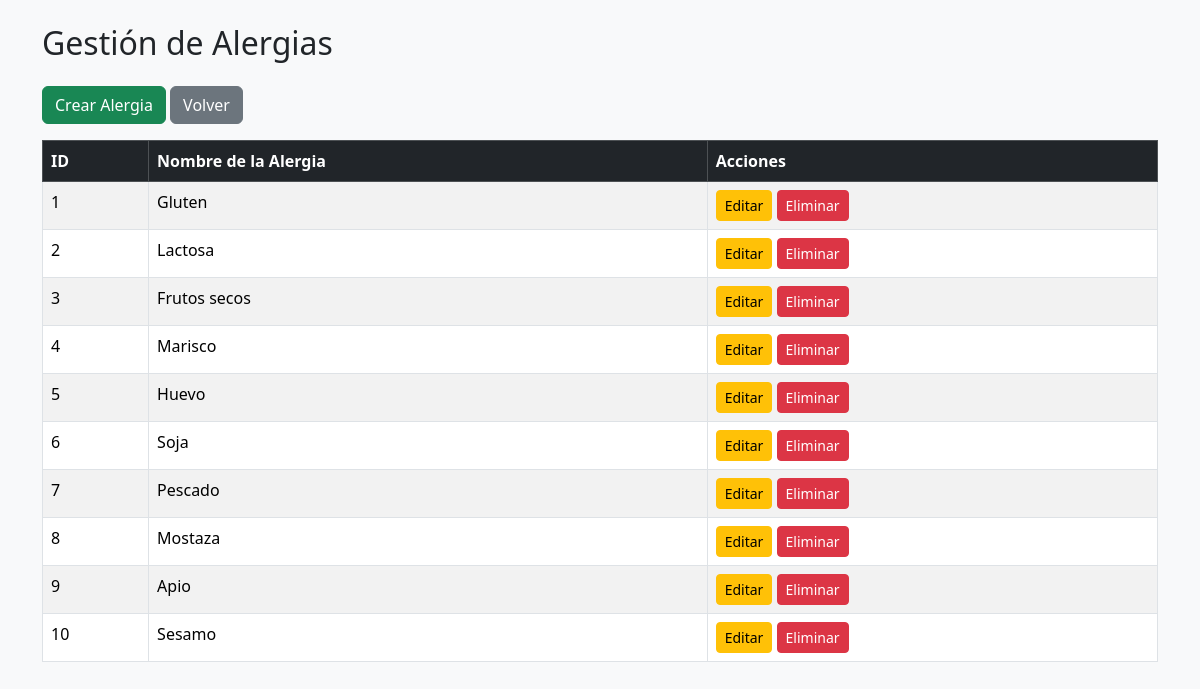
The app's page /alergia_listar.php (signed in) with its own data.
### tables this page shows
CREATE TABLE `alergia` (
  `Id_alergia` int(11) NOT NULL,
  `nombre_alergia` varchar(100) DEFAULT NULL
);

### alergia_listar.php (the view, shortened to what this page needs)
<?php
require_once "conexion.php";
$sql = "SELECT * FROM alergia";
$resultado = $conn->query($sql);
?>
<!DOCTYPE html>
<html>
<head>
    <link rel="stylesheet" href="https://cdn.jsdelivr.net/npm/bootstrap@5.3.2/dist/css/bootstrap.min.css">
</head>
<body class="bg-light">
<div class="container mt-4">
    <h2 class="mb-4">Gestión de Alergias</h2>
    <a href="alergia_crear.php" class="btn btn-success mb-3">Crear Alergia</a>
    <a href="admin.php" class="btn btn-secondary mb-3">Volver</a>
    <table class="table table-striped table-bordered">
        <thead class="table-dark">
            <tr>
                <th>ID</th>
                <th>Nombre de la Alergia</th>
                <th>Acciones</th>
            </tr>
        </thead>
    <tbody>
        <?php while ($fila = $resultado->fetch_assoc()) { ?>
        <tr>
                <td><?php echo $fila['Id_alergia']; ?></td>
                <td><?php echo $fila['nombre_alergia']; ?></td>
                <td>
                    <a href="alergia_editar.php?id=<?php echo $fila['Id_alergia']; ?>" class="btn btn-warning btn-sm">Editar</a>
                    <a href="alergia_eliminar.php?id=<?php echo $fila['Id_alergia']; ?>" class="btn btn-danger btn-sm"
                     onclick="return confirm('Seguro que deseas eliminar esta alergia?')">Eliminar</a>
                </td>
            </tr>
        <?php } ?>
    </tbody>
  </table>
</div>
</body>
</html>

### records on screen
alergia: Id_alergia "1", nombre_alergia "Gluten"
alergia: Id_alergia "2", nombre_alergia "Lactosa"
alergia: Id_alergia "3", nombre_alergia "Frutos secos"
alergia: Id_alergia "4", nombre_alergia "Marisco"
alergia: Id_alergia "5", nombre_alergia "Huevo"
alergia: Id_alergia "6", nombre_alergia "Soja"
alergia: Id_alergia "7", nombre_alergia "Pescado"
alergia: Id_alergia "8", nombre_alergia "Mostaza"
alergia: Id_alergia "9", nombre_alergia "Apio"
alergia: Id_alergia "10", nombre_alergia "Sesamo"
